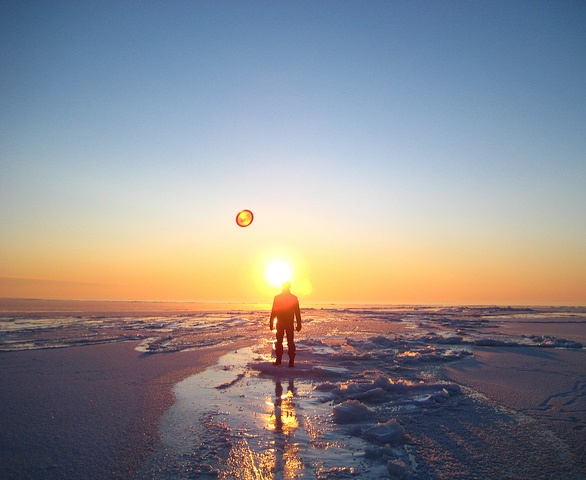
#> input picture OpenCV/view.jpg, 586 x 480 px
$ jupyter execute 01_intro_opencv.ipynb   (older library calls are emulated)
#> lines starting #> are read from the running program, lines starting #| are printed output that depends on the picture
### Import bibliotek

[cell 1]
import cv2

cv2.__version__

### Wczytanie obrazu

[cell 2]
img = cv2.imread(filename='view.jpg')
#> img is the input picture: shape (480, 586, 3); mean B, G, R 142.6, 139.7, 141.7
img

[cell 3]
window_name = 'image'
img.shape
#> Out = (480, 586, 3)

[cell 4]
cv2.imshow(window_name, img)
cv2.waitKey(0)

[cell 5]
cv2.destroyAllWindows()

### Zapisanie obrazu do pliku

[cell 6]
cv2.imwrite(filename='view-copy.png', img=img)
#> Out = True

### Wczytanie obrazu w skali szarości

[cell 7]
img = cv2.imread(filename='view.jpg', flags=cv2.IMREAD_GRAYSCALE)
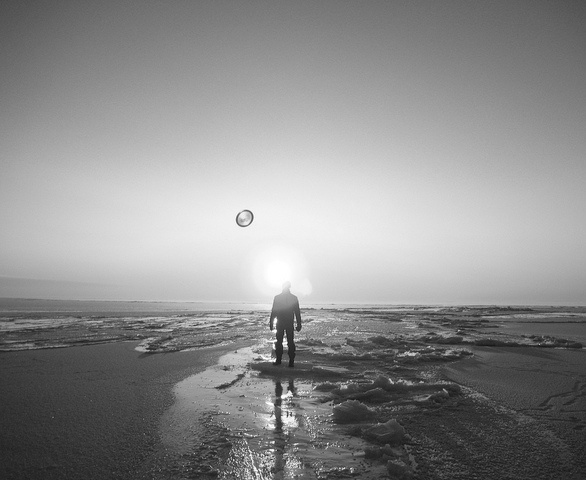
#> img: shape (480, 586); min 12, max 255, mean 140.6
img

[cell 8]
cv2.imshow(window_name,img)
cv2.waitKey(0)

[cell 9]
img.shape
#> Out = (480, 586)

### Wycinanie fragmentu obrazu

[cell 10]
img = cv2.imread(filename='view.jpg')

[cell 11]
left_top_square = img[:200, :200]
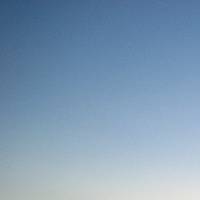
#> left_top_square: shape (200, 200, 3); mean B, G, R 180.5, 155.4, 128.4
print(left_top_square)
#> (printed output is left out)
cv2.imshow(window_name, left_top_square)
cv2.waitKey(0)

[cell 12]
right_top_square = img[:200, -200:]
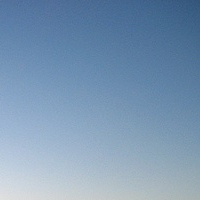
#> right_top_square: shape (200, 200, 3); mean B, G, R 179.6, 151.3, 123.4
print(right_top_square)
#> (printed output is left out)
cv2.imshow(window_name, right_top_square)
cv2.waitKey(0)

[cell 13]
left_bottom_square = img[-200:, :200]
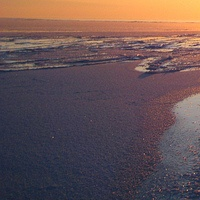
#> left_bottom_square: shape (200, 200, 3); mean B, G, R 83, 82.1, 102.2
print(left_bottom_square)
#> (printed output is left out)
cv2.imshow(window_name, left_bottom_square)
cv2.waitKey(0)

[cell 14]
right_bottom_square = img[-200:, -200:]
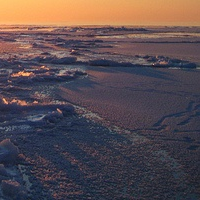
#> right_bottom_square: shape (200, 200, 3); mean B, G, R 79.9, 75.9, 89
print(right_bottom_square)
#> (printed output is left out)
cv2.imshow(window_name, right_bottom_square)
cv2.waitKey(0)

### Zmiana rozmiaru obrazu

[cell 15]
import imutils

[cell 16]
img = cv2.imread('bear.jpg')
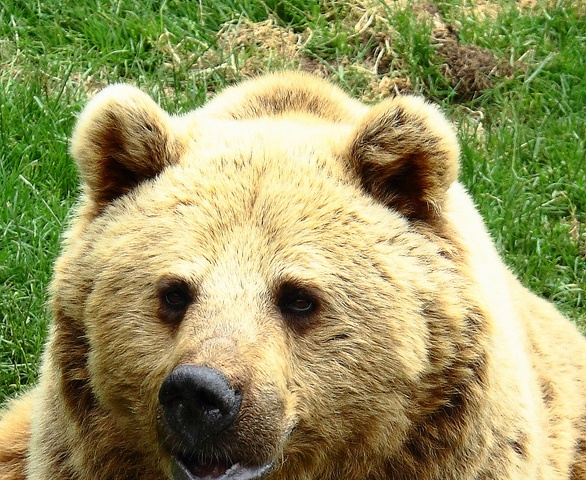
#> input picture OpenCV/bear.jpg, 586 x 480 px
#> img is the input picture: shape (480, 586, 3); mean B, G, R 97.1, 150.2, 151.5
img.shape
#> Out = (480, 586, 3)

[cell 17]
img_resized = imutils.resize(image=img, width=300, height=300)
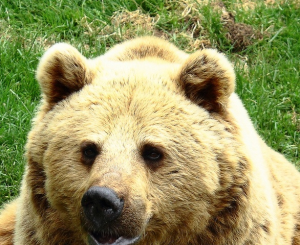
#> img_resized: shape (245, 300, 3); mean B, G, R 97.1, 150.2, 151.5
img_resized.shape
#> Out = (245, 300, 3)

### Detekcja krawędzi

[cell 18]
cv2.imshow(window_name, cv2.Laplacian(src=img, ddepth=cv2.CV_64F))
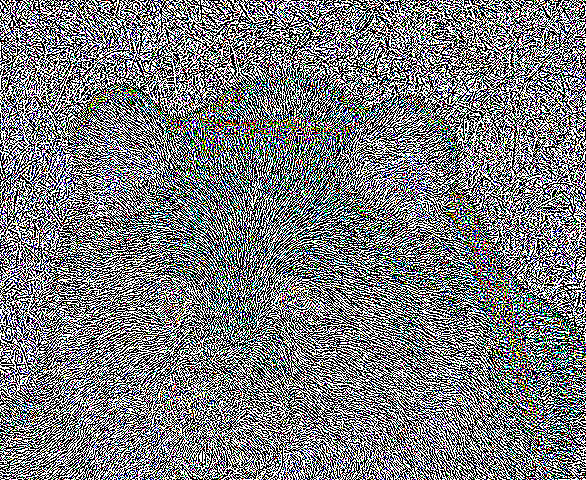
#> window 'image': shape (480, 586, 3); mean B, G, R 125.6, 123.8, 122.1
cv2.waitKey(0)

[cell 19]
cv2.imshow(window_name, cv2.Canny(image=img, threshold1=200, threshold2=200))
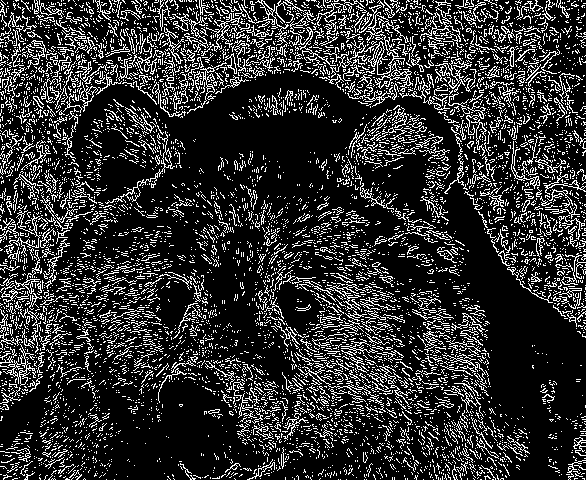
#> window 'image': shape (480, 586); 18.6% white in thin lines or dots
cv2.waitKey(0)

### Rysowanie po obrazie

[cell 20]
cv2.imshow(window_name, cv2.rectangle(img=img.copy(), pt1=(75, 80), pt2=(180, 200),
                                      color=(0, 0, 255), thickness=2))
cv2.waitKey(0)

[cell 21]
cv2.imshow(window_name, cv2.rectangle(img=img.copy(), pt1=(140, 250), pt2=(350, 470),
                                      color=(0, 0, 255), thickness=2))
cv2.waitKey(0)

[cell 22]
cv2.imshow(window_name, cv2.circle(img=img.copy(), center=(300, 300), radius=30,
                                   color=(255, 0, 0), thickness=-1))
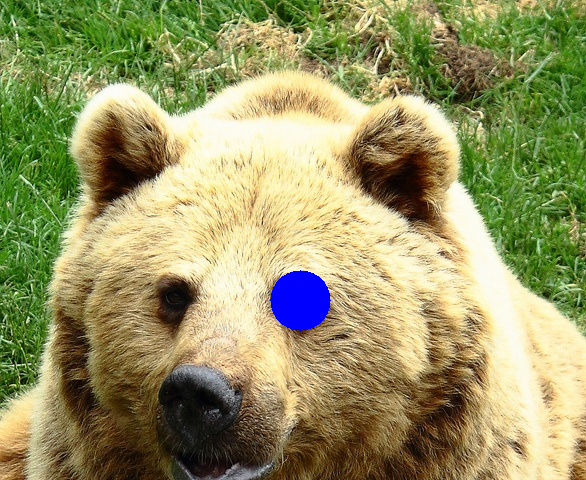
#> window 'image': shape (480, 586, 3); mean B, G, R 99.2, 149.5, 150.6
cv2.waitKey(0)
